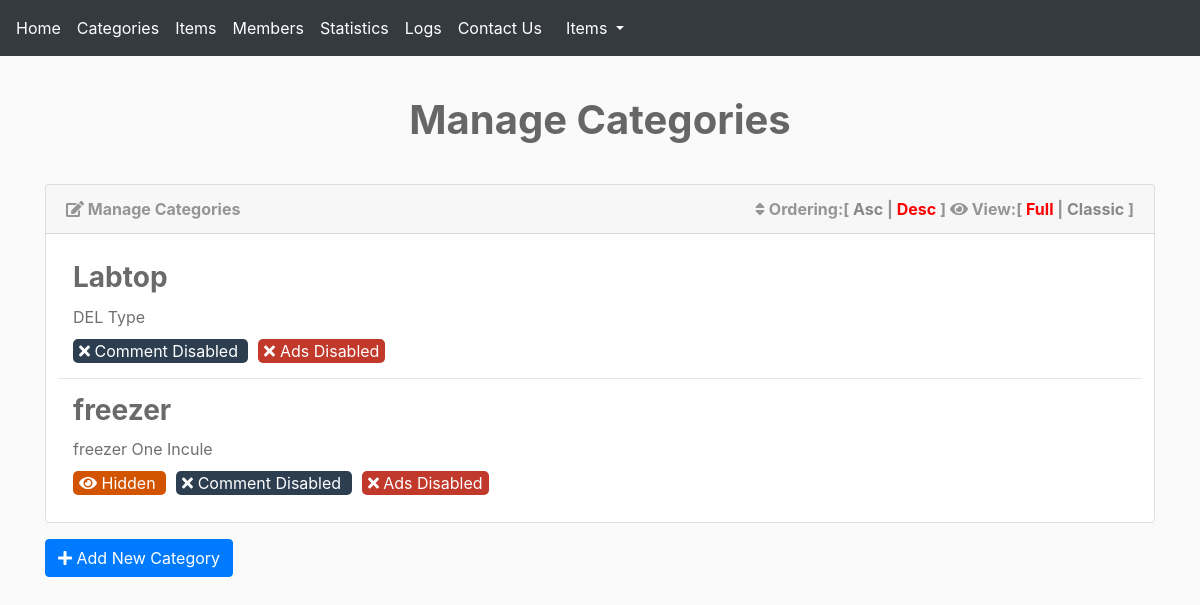
The app's page /categories.php?sort=DESC (signed in) with its own data.
### tables this page shows
CREATE TABLE `categories` (
  `ID` smallint(6) NOT NULL,
  `Name` varchar(255) NOT NULL,
  `Description` text NOT NULL,
  `Ordering` int(11) NOT NULL,
  `Visibility` tinyint(4) NOT NULL DEFAULT 0,
  `Allow_Comment` tinyint(4) NOT NULL DEFAULT 0,
  `Allow_Ads` tinyint(4) NOT NULL DEFAULT 0
);

### categories.php (the view, shortened to what this page needs)
<?php
if(isset($_SESSION['Username'])) {
    include 'ini.php';
    $do = isset($_GET['do']) ? $_GET['do'] : 'Manage';
    if ($do == 'Manage') {
        $sort = 'ASC';
        $sort_array = array('ASC', 'DESC');
        if (isset($_GET['sort']) && in_array($_GET['sort'], $sort_array)) {
            $sort = $_GET['sort'];
        }
        $stmt2 = $con->prepare("SELECT * FROM categories ORDER BY ordering $sort");
        $stmt2->execute();
        $cats = $stmt2->fetchAll(); ?>
        <h1 class="text-center">Manage Categories</h1>
        <div class="container categories">
            <div class="card">
                <div class="card-header">
                    <i class="fas fa-edit"></i> Manage Categories
                    <div class="option float-right">
                    <i class="fas fa-sort"></i> Ordering:[
                        <a class="<?php if ($sort == 'ASC') { echo 'active';} ?>" href="?sort=ASC">Asc</a> |
                        <a class="<?php if ($sort == 'DESC') { echo 'active';} ?>" href="?sort=DESC">Desc</a> ]
                        <i class="fas fa-eye"></i> View:[
                        <span class="active" data-view="full">Full</span> |
                        <span data-view="classic">Classic</span> ]
                    </div>
                </div>
                <div class="card-body">
                    <?php
                  foreach($cats as $cat) {
                    echo '<div class="cat">';
                    echo "<h3>". $cat['Name'] . "</h3>";
                        echo '<div class="full-view">';
                            echo '<p>';
                            if($cat['Description'] == ''){echo'This Is category Has No Description';} else{ echo $cat['Description'];}
                            echo'</p>';
                            if($cat['Visibility'] == 1) {echo'<span class="visiblity"><i class="fas fa-eye"></i> Hidden </span>';}
                            if($cat["Allow_Comment"] == 1) {echo'<span class="commenting"><i class="fas fa-times"></i> Comment Disabled </span>';}
                            if($cat['Allow_Ads'] == 1) {echo'<span class="advertises"><i class="fas fa-times"></i> Ads Disabled </span>';}
                        echo '</div>';
                    echo '</div>';
                    echo '<hr>';
                  }
                     ?>
                </div>
            </div>
            <a class="btn btn-primary mt-3 mb-5" href="categories.php?do=Add">
                <i class="fas fa-plus"></i>
                Add New Category
             </a>
        </div>
            <?php
    } elseif ('Activate') {
    }
    include 'footer.php';
    exit();
}
?>

### layout/css/all.css (style rules this page uses)
.fa-edit:before { content: "\f044"; }
.fa-eye:before { content: "\f06e"; }
.fa-plus:before { content: "\f067"; }
.fa-sort:before { content: "\f0dc"; }
.fa-times:before { content: "\f00d"; }

### layout/css/backend.css (style rules this page uses)
body { background-color:#FAFAFA ; font-size: 16px; }
h1 { font-size: 2.5rem; margin: 40px 0; font-weight: bold; color: #666; }
a:not(.btn) { text-decoration: none; }
.fa-edit { position: relative; left: -15px; }
.card-body { padding: 12px; }
.card-header { color: #959595; font-weight: bold; }
.categories .card-header .fa-edit { position: inherit; }
.categories .cat h3 { margin: 0; cursor: pointer; color: #6A6A6A; font-weight: bold; }
.categories .cat .full-view p { margin: 10px 0 10px; color: #707070; }
.categories hr { margin-top: 0; margin-bottom:0; }
.categories .cat .visiblity { background: #d35400; color: #FFF; padding:2px 6px; margin-right:10px; border-radius:5px; }
.categories .cat .commenting { background: #2c3e50; color: #FFF; padding:2px 6px; margin-right:10px; border-radius:5px; }
.categories .cat .advertises { background: #c0392b; color: #FFF; padding:2px 6px; margin-right:10px; border-radius:5px; }
.categories .cat { padding: 15px; position: relative; overflow: hidden; }
.categories .option a { color: #888; text-decoration: none; }
.categories .option .active { color: #F00; }
.categories .option span { color: #888; cursor: pointer; }

### records on screen
categories: Name "Labtop", Description "DEL Type", Allow_Comment 1 (drawn), Allow_Ads 1 (drawn)
categories: Name "freezer", Description "freezer One Incule", Visibility 1 (drawn), Allow_Comment 1 (drawn), Allow_Ads 1 (drawn)

### other values on screen
lang('HOME_ADMIN') "Home"
lang('CATEGORIES') "Categories"
lang('ITEMS') "Items"
lang('MEMBERS') "Members"
lang('STATISICE') "Statistics"
lang('LOGS') "Logs"
